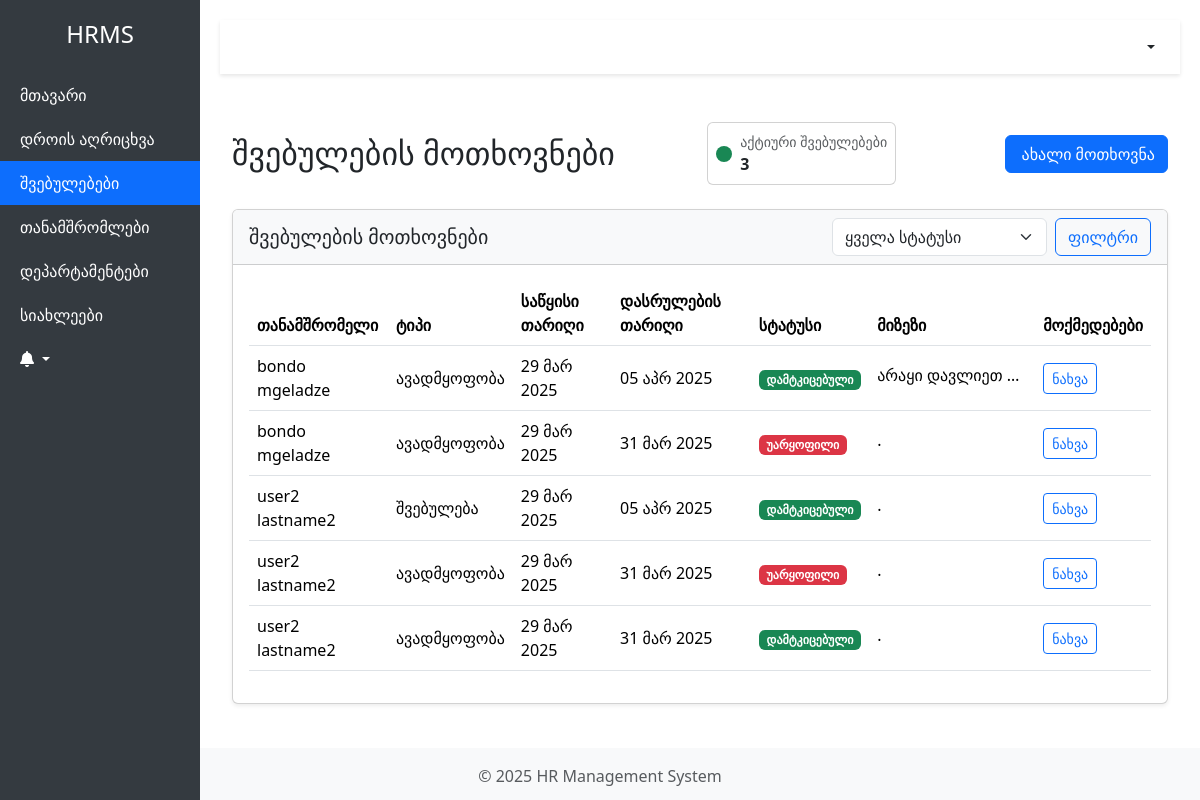
Screenshot of /leave-requests/ (signed in) with the database file from the repository.
### hr_app/models.py (models this page shows, shortened)
class LeaveRequest(models.Model):
    LEAVE_TYPES = [
        ('vacation', _('შვებულება')),
        ('sick', _('ავადმყოფობა')),
        ('other', _('სხვა')),
    ]
    STATUS_CHOICES = [
        ('pending', _('განხილვის პროცესში')),
        ('approved', _('დამტკიცებული')),
        ('rejected', _('უარყოფილი')),
    ]
    employee = models.ForeignKey(Employee, on_delete=models.CASCADE)
    leave_type = models.CharField(max_length=20, choices=LEAVE_TYPES)
    start_date = models.DateField()
    end_date = models.DateField()
    status = models.CharField(max_length=20, choices=STATUS_CHOICES, default='pending')
    submitted_at = models.DateTimeField(auto_now_add=True)
    reason = models.TextField()

class Employee(models.Model):
    GENDER_CHOICES = (
        ('male', _('მამრობითი')),
        ('female', _('მდედრობითი')),
        ('other', _('სხვა')),
    )
    user = models.OneToOneField(User, on_delete=models.CASCADE, related_name='employee_profile', null=True, blank=True)
    first_name = models.CharField(_('სახელი'), max_length=100)
    last_name = models.CharField(_('გვარი'), max_length=100)
    email = models.EmailField(_('ელ.ფოსტა'), unique=True)
    phone = models.CharField(_('ტელეფონი'), max_length=50, blank=True)
    department = models.ForeignKey('Department', on_delete=models.SET_NULL, null=True, related_name='employees')
    birth_date = models.DateField(_('დაბადების თარიღი'), null=True, blank=True)
    start_date = models.DateField(_('დაწყების თარიღი'))
    salary = models.DecimalField(_('ხელფასი'), max_digits=10, decimal_places=2, default=0)
    gender = models.CharField(_('სქესი'), max_length=10, choices=GENDER_CHOICES, null=True, blank=True)
    created_by = models.ForeignKey(User, on_delete=models.SET_NULL, null=True, related_name='created_employees')
    created_at = models.DateTimeField(auto_now_add=True)
    updated_at = models.DateTimeField(auto_now=True)
    vacation_days_left = models.PositiveIntegerField(_("დარჩენილი შვებულების დღეები"), default=20)
    profile_picture = models.ImageField(_("პროფილის სურათი"), upload_to='profile_pics/', null=True, blank=True)
    manager = models.ForeignKey('self', on_delete=models.SET_NULL, null=True, blank=True, related_name='subordinates',
                                verbose_name=_("მენეჯერი"))
    def get_full_name(self):
        return f"{self.first_name} {self.last_name}"
    class Meta:
        verbose_name = _('თანამშრომელი')
        verbose_name_plural = _('თანამშრომლები')

### hr_app/views.py (the view)
# urls.py: path('leave-requests/', views.LeaveRequestListView.as_view(), name='leave-request-list'),
class LeaveRequestListView(LoginRequiredMixin, ListView):
    model = LeaveRequest
    template_name = 'hr_app/leave/list.html'
    context_object_name = 'leave_requests'
    paginate_by = 10
    def get_queryset(self):
        queryset = super().get_queryset()
        if hasattr(self.request.user, 'role') and self.request.user.role.role in ['admin', 'hr_manager']:
            queryset = LeaveRequest.objects.all().select_related('employee')
        else:
            try:
                employee = self.request.user.employee_profile
                queryset = LeaveRequest.objects.filter(employee=employee)
            except (Employee.DoesNotExist, AttributeError):
                queryset = LeaveRequest.objects.none()
        status = self.request.GET.get('status')
        if status:
            queryset = queryset.filter(status=status)
        return queryset.order_by('-submitted_at')
    def get_context_data(self, **kwargs):
        context = super().get_context_data(**kwargs)
        try:
            context['employee'] = self.request.user.employee_profile
        except (Employee.DoesNotExist, AttributeError):
            context['employee'] = None
        if hasattr(self.request.user, 'role') and self.request.user.role.role in ['admin', 'hr_manager']:
            today = timezone.now().date()
            active_leaves = LeaveRequest.objects.filter(
                status='approved',
                start_date__lte=today,
                end_date__gte=today
            ).count()
            context['active_leaves'] = active_leaves
        return context

### hr_app/templates/hr_app/leave/list.html (shortened to what this page needs)
{% extends 'hr_app/base.html' %}
{% load django_bootstrap5 %}
{% load i18n %}
{% block content %}
<div class="container-fluid py-4">
    <div class="d-flex justify-content-between align-items-center mb-4">
        <h2 class="mb-0">{% trans "შვებულების მოთხოვნები" %}</h2>
        {% if request.user.role.role in 'admin,hr_manager' and active_leaves %}
        <div class="d-flex align-items-center">
            <div class="me-3">
                <div class="card">
                    <div class="card-body p-2">
                        <div class="d-flex align-items-center">
                            <div class="rounded-circle bg-success p-2 me-2">
                            </div>
                            <div>
                                <div class="small text-muted">{% trans "აქტიური შვებულებები" %}</div>
                                <div class="fw-bold">{{ active_leaves }}</div>
                            </div>
                        </div>
                    </div>
                </div>
            </div>
        </div>
        {% endif %}
        <a href="{% url 'leave-request-create' %}" class="btn btn-primary">
             {% trans "ახალი მოთხოვნა" %}
        </a>
    </div>
    <div class="card shadow-sm">
        <div class="card-header bg-light">
            <div class="row align-items-center">
                <div class="col">
                    <h5 class="mb-0">{% trans "შვებულების მოთხოვნები" %}</h5>
                </div>
                <div class="col-auto">
                    <form method="get" class="d-flex">
                        <select name="status" class="form-select me-2">
                            <option value="">{% trans "ყველა სტატუსი" %}</option>
                        </select>
                        <button type="submit" class="btn btn-outline-primary">{% trans "ფილტრი" %}</button>
                    </form>
                </div>
            </div>
        </div>
        <div class="card-body">
            {% if leave_requests %}
            <div class="table-responsive">
                <table class="table table-hover align-middle">
                    <thead>
                        <tr>
                            {% if user.role.role == 'admin' or user.role.role == 'hr_manager' %}
                            <th>{% trans "თანამშრომელი" %}</th>
                            {% endif %}
                            <th>{% trans "ტიპი" %}</th>
                            <th>{% trans "საწყისი თარიღი" %}</th>
                            <th>{% trans "დასრულების თარიღი" %}</th>
                            <th>{% trans "სტატუსი" %}</th>
                            <th>{% trans "მიზეზი" %}</th>
                            {% if user.role.role == 'admin' or user.role.role == 'hr_manager' %}
                            <th>{% trans "მოქმედებები" %}</th>
                            {% endif %}
                        </tr>
                    </thead>
                    <tbody>
                        {% for leave_request in leave_requests %}
                        <tr>
                            {% if user.role.role == 'admin' or user.role.role == 'hr_manager' %}
                            <td>{{ leave_request.employee.get_full_name }}</td>
                            {% endif %}
                            <td>{{ leave_request.get_leave_type_display }}</td>
                            <td>{{ leave_request.start_date|date:"d M Y" }}</td>
                            <td>{{ leave_request.end_date|date:"d M Y" }}</td>
                            <td>
                                <span class="badge {% if leave_request.status == 'approved' %}bg-success{% elif leave_request.status == 'pending' %}bg-warning{% else %}bg-danger{% endif %}">
                                    {{ leave_request.get_status_display }}
                                </span>
                            </td>
                            <td>
                                <span class="text-truncate d-inline-block" style="max-width: 150px;"
                                    data-bs-toggle="tooltip" data-bs-placement="top" title="{{ leave_request.reason }}">
                                    {{ leave_request.reason|truncatechars:20 }}
                                </span>
                            </td>
                            {% if user.role.role == 'admin' or user.role.role == 'hr_manager' %}
                            <td>
                                <div class="btn-group">
                                    <a href="{% url 'leave-request-detail' leave_request.pk %}" class="btn btn-sm btn-outline-primary">
                                         {% trans "ნახვა" %}
                                    </a>
                                </div>
                            </td>
                            {% endif %}
                        </tr>
                        {% endfor %}
                    </tbody>
                </table>
            </div>
            {% else %}
            <div class="text-center py-5">
                <i class="bi bi-calendar-x fs-1 text-muted mb-3"></i>
                <h5>{% trans "შვებულების მოთხოვნები არ მოიძებნა" %}</h5>
                <p class="text-muted">{% trans "შექმენით ახალი მოთხოვნა ღილაკზე დაჭერით" %}</p>
            </div>
            {% endif %}
        </div>
    </div>
</div>
{% endblock %}

### rows the page displays
LeaveRequest: employee.get_full_name "bondo mgeladze", leave_type "ავადმყოფობა", start_date "29 მარ 2025", end_date "05 აპრ 2025", status "დამტკიცებული", reason "არაყი დავლიეთ…"
LeaveRequest: employee.get_full_name "bondo mgeladze", leave_type "ავადმყოფობა", start_date "29 მარ 2025", end_date "31 მარ 2025", status "უარყოფილი", reason "."
LeaveRequest: employee.get_full_name "user2 lastname2", leave_type "შვებულება", start_date "29 მარ 2025", end_date "05 აპრ 2025", status "დამტკიცებული", reason "."
LeaveRequest: employee.get_full_name "user2 lastname2", leave_type "ავადმყოფობა", start_date "29 მარ 2025", end_date "31 მარ 2025", status "უარყოფილი", reason "."
LeaveRequest: employee.get_full_name "user2 lastname2", leave_type "ავადმყოფობა", start_date "29 მარ 2025", end_date "31 მარ 2025", status "დამტკიცებული", reason "."

### other values shown
{{ active_leaves }} "3"
